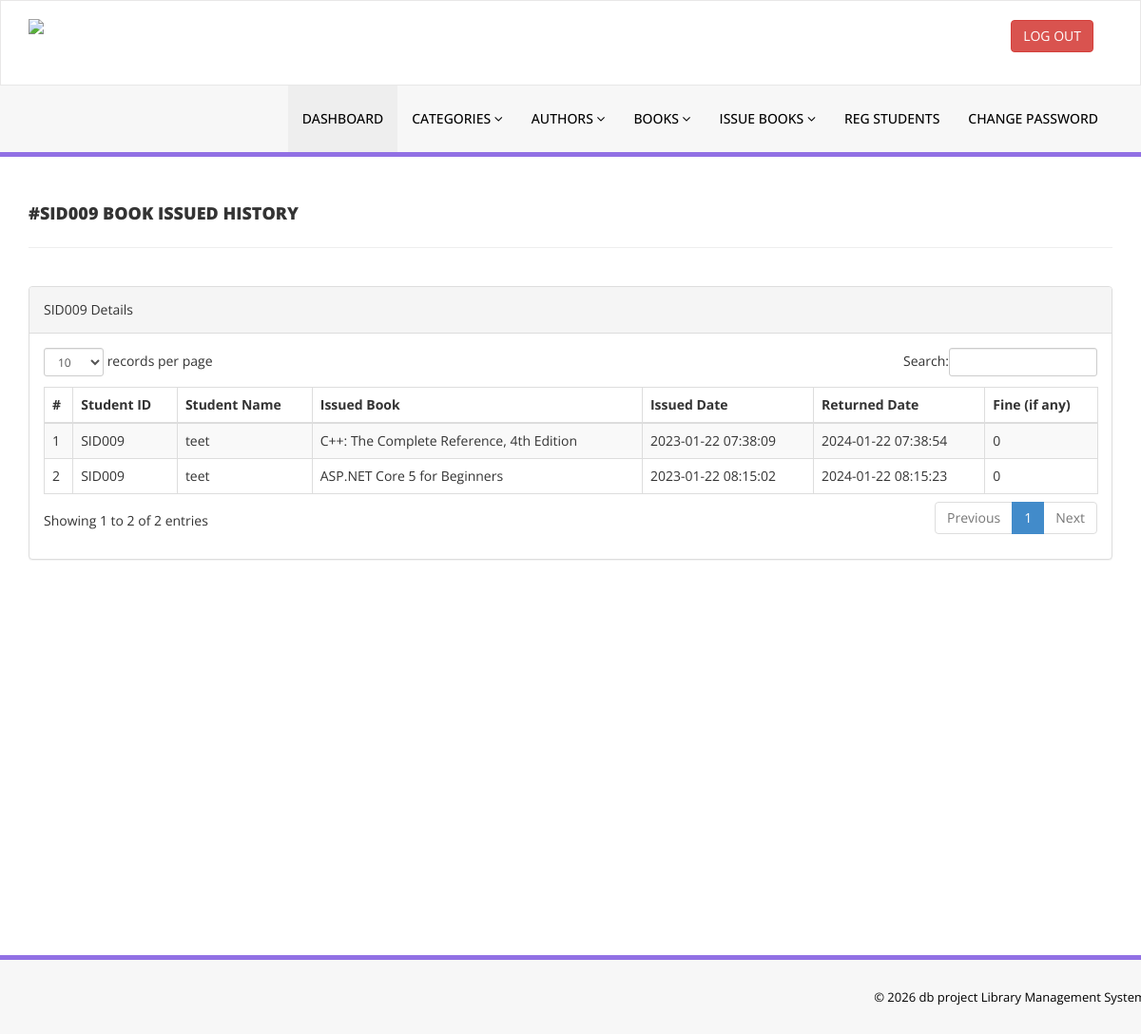
The app's page /library/admin/student-history.php?stdid=SID009 (signed in) with its own data.
### tables this page shows
CREATE TABLE `tblissuedbookdetails` (
  `id` int(11) NOT NULL,
  `BookId` int(11) DEFAULT NULL,
  `StudentID` varchar(150) DEFAULT NULL,
  `IssuesDate` timestamp NULL DEFAULT current_timestamp(),
  `ReturnDate` timestamp NULL DEFAULT NULL ON UPDATE current_timestamp(),
  `RetrunStatus` int(1) DEFAULT NULL,
  `fine` int(11) DEFAULT NULL
);

CREATE TABLE `tblstudents` (
  `id` int(11) NOT NULL,
  `StudentId` varchar(100) DEFAULT NULL,
  `FullName` varchar(120) DEFAULT NULL,
  `EmailId` varchar(120) DEFAULT NULL,
  `MobileNumber` char(11) DEFAULT NULL,
  `Password` varchar(120) DEFAULT NULL,
  `Status` int(1) DEFAULT NULL,
  `RegDate` timestamp NULL DEFAULT current_timestamp(),
  `UpdationDate` timestamp NULL DEFAULT NULL ON UPDATE current_timestamp()
);

CREATE TABLE `tblbooks` (
  `id` int(11) NOT NULL,
  `BookName` varchar(255) DEFAULT NULL,
  `CatId` int(11) DEFAULT NULL,
  `AuthorId` int(11) DEFAULT NULL,
  `ISBNNumber` varchar(25) DEFAULT NULL,
  `BookPrice` decimal(10,2) DEFAULT NULL,
  `bookImage` varchar(250) NOT NULL,
  `isIssued` int(1) DEFAULT NULL,
  `RegDate` timestamp NULL DEFAULT current_timestamp(),
  `UpdationDate` timestamp NULL DEFAULT NULL ON UPDATE current_timestamp()
);

### library/admin/student-history.php (the view, shortened to what this page needs)
<?php
include('includes/config.php');
if(strlen($_SESSION['alogin'])==0)
    {
header('location:index.php');
}
else{
    ?>
<!DOCTYPE html>
<html xmlns="http://www.w3.org/1999/xhtml">
<head>
    <link href="assets/css/bootstrap.css" rel="stylesheet" />
    <link href="assets/css/font-awesome.css" rel="stylesheet" />
    <link href="assets/js/dataTables/dataTables.bootstrap.css" rel="stylesheet" />
    <link href="assets/css/style.css" rel="stylesheet" />
</head>
<body>
    <?php include('includes/header.php');?>
    <div class="content-wrapper">
        <div class="container">
            <div class="row pad-botm">
                <div class="col-md-12">
                    <?php $sid=$_GET['stdid']; ?>
                    <h4 class="header-line">#<?php echo $sid;?> Book Issued History</h4>
                </div>
            </div>
            <div class="row">
                <div class="col-md-12">
                    <div class="panel panel-default">
                        <div class="panel-heading">
                            <?php echo $sid;?> Details
                        </div>
                        <div class="panel-body">
                            <div class="table-responsive">
                                <table class="table table-striped table-bordered table-hover" id="dataTables-example">
                                    <thead>
                                        <tr>
                                            <th>#</th>
                                            <th>Student ID</th>
                                            <th>Student Name</th>
                                            <th>Issued Book </th>
                                            <th>Issued Date</th>
                                            <th>Returned Date</th>
                                            <th>Fine (if any)</th>
                                        </tr>
                                    </thead>
                                    <tbody>
                                        <?php
$sql = "SELECT tblstudents.StudentId ,tblstudents.FullName,tblstudents.EmailId,tblstudents.MobileNumber,tblbooks.BookName,tblbooks.ISBNNumber,tblissuedbookdetails.IssuesDate,tblissuedbookdetails.ReturnDate,tblissuedbookdetails.id as rid,tblissuedbookdetails.fine,tblissuedbookdetails.RetrunStatus,tblbooks.id as bid,tblbooks.bookImage from  tblissuedbookdetails join tblstudents on tblstudents.StudentId=tblissuedbookdetails.StudentId join tblbooks on tblbooks.id=tblissuedbookdetails.BookId where tblstudents.StudentId='$sid' ";
$query = $dbh -> prepare($sql);
$query->execute();
$results=$query->fetchAll(PDO::FETCH_OBJ);
$cnt=1;
if($query->rowCount() > 0)
{
foreach($results as $result)
{               ?>
                                        <tr class="odd gradeX">
                                            <td class="center"><?php echo htmlentities($cnt);?></td>
                                            <td class="center"><?php echo htmlentities($result->StudentId);?></td>
                                            <td class="center"><?php echo htmlentities($result->FullName);?></td>
                                            <td class="center"><?php echo htmlentities($result->BookName);?></td>
                                            <td class="center"><?php echo htmlentities($result->IssuesDate);?></td>
                                            <td class="center"><?php if($result->ReturnDate==''): echo "Not returned yet";
                                            else: echo htmlentities($result->ReturnDate); endif;?></td>
                                            <td class="center"><?php if($result->ReturnDate==''): echo "Not returned yet";
                                              else: echo $result->fine; endif;
                                             ?></td>
                                        </tr>
                                        <?php $cnt=$cnt+1;}} ?>
                                    </tbody>
                                </table>
                            </div>
                        </div>
                    </div>
                </div>
            </div>
        </div>
    </div>
    <?php include('includes/footer.php');?>
</body>
</html>
<?php } ?>

### library/admin/assets/css/style.css (style rules this page uses)
.content-wrapper { margin-top: 40px; min-height:800px; padding-bottom:90px; }
.header-line { font-weight:900; padding-bottom:25px; border-bottom:1px solid #eeeeee; text-transform:uppercase; }
.pad-botm { padding-bottom:30px; }

### records on screen
tblissuedbookdetails: tblstudents.StudentId "SID009", tblstudents.FullName "teet", BookId.BookName "C++: The Complete Reference, 4th Edition", IssuesDate "2023-01-22 07:38:09", ReturnDate "2024-01-22 07:38:54", fine "0"
tblissuedbookdetails: tblstudents.StudentId "SID009", tblstudents.FullName "teet", BookId.BookName "ASP.NET Core 5 for Beginners", IssuesDate "2023-01-22 08:15:02", ReturnDate "2024-01-22 08:15:23", fine "0"

### other values on screen
$sid "SID009"
